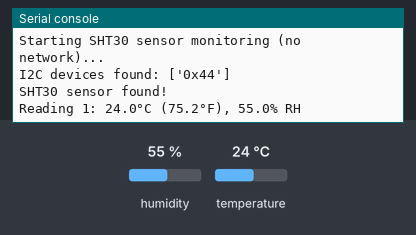
Recording of a program running on a simulated Raspberry Pi Pico running MicroPython. Shown: the last lines printed to the serial console. The inputs (shaded band) are chosen by the test bench; at power-on: humidity 55 %, temperature 24 °C.

Above: at 1.2 s.
1.3 s: humidity set to 22 %
At 6.1 s:
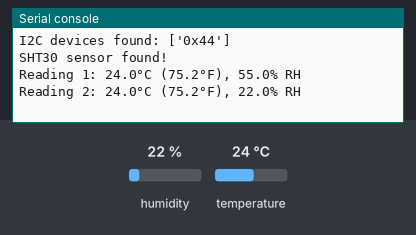
7.3 s: temperature set to 12 °C
At 10.6 s:
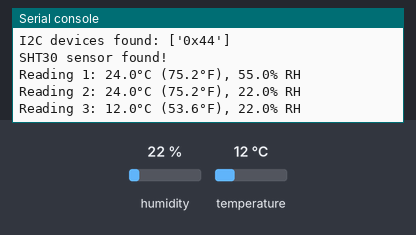
13.3 s: humidity set to 40 %
At 16.2 s:
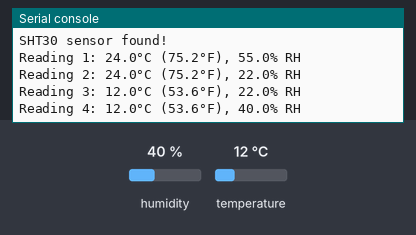
Timing chart, 0 to 17.7 s (numbered marks = the images above; inputs shaded):
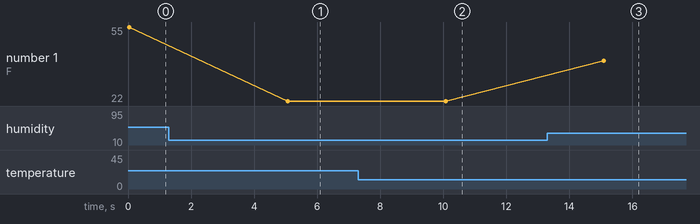

Measured:
- after the input at 1.3 s, the serial console: prints a new line after 3.8 s (image 1)
- after the input at 7.3 s, the serial console: prints a new line after 2.8 s (image 2)
- after the input at 13.3 s, the serial console: prints a new line after 1.8 s (image 3)
- plotted number 1: 55 → 22 after the input at 1.3 s, 22 → 40 after the input at 13.3 s

The program:

main_sensor_only.py
```python
# Simplified main.py without network for testing sensor functionality
# This version removes network dependencies to test the SHT30 sensor

import micropython
import time
import machine
import gc
from machine import I2C, WDT, Pin

micropython.alloc_emergency_exception_buf(256)

# ====== I2C + SHT30 ==========================================================
def _crc8(data):
    crc = 0xFF
    for b in data:
        crc ^= b
        for _ in range(8):
            crc = ((crc << 1) ^ 0x31) & 0xFF if (crc & 0x80) else ((crc << 1) & 0xFF)
    return crc

class SHT30:
    ADDR = 0x44
    CMD_SOFT_RESET   = b"\x30\xA2"
    CMD_CLEAR_STATUS = b"\x30\x41"
    CMD_MEAS_HIGH_NC = b"\x24\x00"

    def __init__(self, i2c, addr=ADDR):
        self.i2c = i2c; self.addr = addr
        self.last_t = 20.0; self.last_h = 50.0
        self._init()

    def _w(self, buf):
        try: self.i2c.writeto(self.addr, buf, True)
        except TypeError: self.i2c.writeto(self.addr, buf)

    def _init(self):
        try:
            self._w(self.CMD_SOFT_RESET);  time.sleep_ms(10)
            self._w(self.CMD_CLEAR_STATUS); time.sleep_ms(5)
        except: pass

    def read(self):
        try:
            self._w(self.CMD_MEAS_HIGH_NC); time.sleep_ms(15)
            d = self.i2c.readfrom(self.addr, 6)
            if len(d) != 6: raise OSError
            if _crc8(d[0:2]) != d[2] or _crc8(d[3:5]) != d[5]: raise OSError
            tr = (d[0] << 8) | d[1]; hr = (d[3] << 8) | d[4]
            tc = -45.0 + (175.0 * tr / 65535.0)
            rh = min(100.0, max(0.0, 100.0 * hr / 65535.0))
            self.last_t, self.last_h = tc, rh
            return tc, rh, True
        except OSError:
            return self.last_t, self.last_h, False

# ====== RUNTIME ==============================================================
# Watchdog (keep within max limit; we feed inside all loops)
wdt = WDT(timeout=8300)  # Use safe value under the 8388ms limit

def run():
    print("Starting SHT30 sensor monitoring (no network)...")

    # I2C0 on Pico 2 W: SDA=GP0, SCL=GP1
    i2c = I2C(0, sda=Pin(0), scl=Pin(1), freq=100_000)

    # Scan for I2C devices
    devices = i2c.scan()
    print(f"I2C devices found: {[hex(addr) for addr in devices]}")

    if 0x44 not in devices:
        print("ERROR: SHT30 not found at address 0x44")
        print("Check wiring:")
        print("  SHT30 VCC -> Pico 3.3V")
        print("  SHT30 GND -> Pico GND")
        print("  SHT30 SDA -> Pico GP0")
        print("  SHT30 SCL -> Pico GP1")
        return

    print("SHT30 sensor found!")
    sht = SHT30(i2c)

    # Reading loop
    read_count = 0
    while True:
        wdt.feed()

        t, h, ok = sht.read()
        read_count += 1

        if ok:
            tf = t * 9/5 + 32
            print(f"Reading {read_count}: {t:.1f}°C ({tf:.1f}°F), {h:.1f}% RH")
        else:
            print(f"Reading {read_count}: FAILED")

        # Wait 5 seconds between readings
        for _ in range(50):  # 50 * 100ms = 5 seconds
            wdt.feed()
            time.sleep_ms(100)

        gc.collect()  # Clean up memory

try:
    run()
except KeyboardInterrupt:
    print("Stopped by user")
except Exception as e:
    print(f"Error: {e}")
    machine.reset()
```
